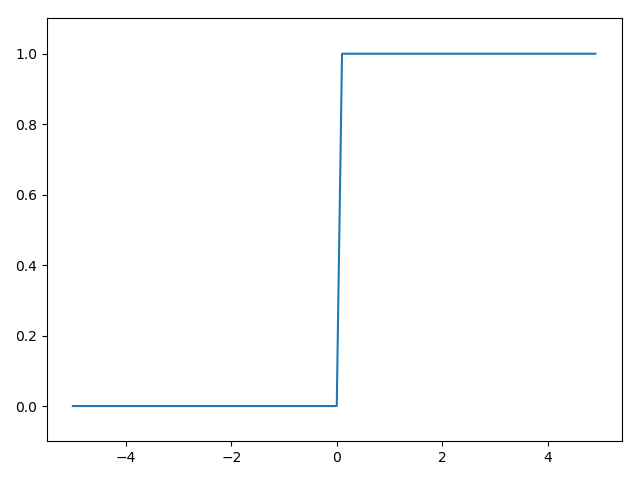

The script that drew this image:
import numpy as np
import matplotlib.pylab as plt
def step_function(x):
    return np.array(x > 0, dtype=np.int)

x = np.arange(-5.0, 5.0, 0.1)
y = step_function(x)
plt.plot(x, y)
plt.ylim(-0.1, 1.1)
plt.show()
